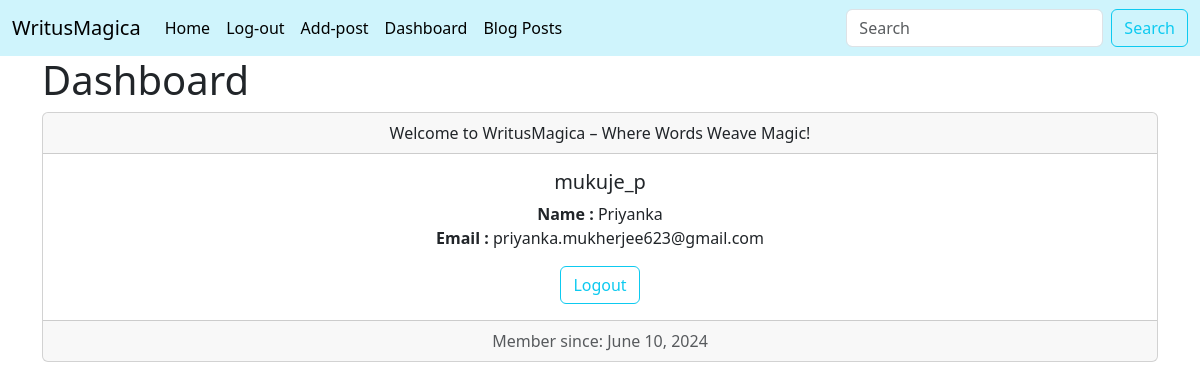
The app's page /dashboard (signed in) with its own data.
### app.py (models this page shows, shortened)
class Users(db.Model, UserMixin):
    id=db.Column(db.Integer, primary_key=True)
    username = db.Column(db.String(30),nullable=False,unique=True)
    name=db.Column(db.String(200),nullable=False)
    db_password = db.Column("password", db.String)
    email=db.Column(db.String(120),nullable=False,unique=True)
    date_added=db.Column(db.DateTime,default=datetime.utcnow)
    posts=db.relationship('Posts',backref='authr',lazy=True)
    comment = db.relationship('Comment',backref='comu',lazy=True)
    @property
    def password(self):
        raise AttributeError('password is not a readable attribute')
    @password.setter
    def password(self, password):
        self.db_password = generate_password_hash(password)

### app.py (the view)
@app.route('/dashboard',methods=['GET','POST'])
@login_required
def dashboard():
    return render_template('dashboard.html')

### app.py
class SearchForm(FlaskForm):
    searched = StringField("Searched",validators=[DataRequired()])
    submit=SubmitField("Submit")

### app.py (called while the page is built)
@login_manager.user_loader
def load_user(user_id):
    return Users.query.get(int(user_id))

@app.context_processor
def base():
    form = SearchForm()
    return dict(form=form)

### templates/dashboard.html (shortened to what this page needs)
{% extends 'base.html' %}
{% block content %}
<h1>Dashboard</h1>
<div class="card text-center">
    <div class="card-header">
        Welcome to WritusMagica – Where Words Weave Magic!
    </div>
    <div class="card-body">
        <h5 class="card-title">{{current_user.username}}</h5>
        <p class="card-text">
            <strong>Name : </strong>{{current_user.name}}<br />
            <strong>Email : </strong>{{current_user.email}}<br />
        </p>
        <a href="{{ url_for('logout')}}" class="btn btn-outline-info">Logout</a>
    </div>
    <div class="card-footer text-body-secondary">
        Member since: {{current_user.date_added.strftime('%B %d, %Y')}}
    </div>
</div>
{% endblock %}

### records on screen
Users: username "mukuje_p", name "Priyanka", email "priyanka.mukherjee623@gmail.com", date_added "June 10, 2024"
